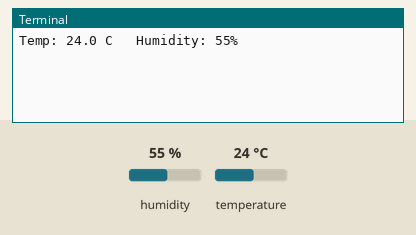
Bench run of a program on a simulated Raspberry Pi (BCM pin numbers). Parts: the last lines printed to the terminal. The inputs (shaded band) are chosen by the test bench; at power-on: humidity 55 %, temperature 24 °C. Web requests get an empty 200 reply after 0.4 s.

Above: at 2.0 s.
2.1 s: humidity set to 22 %
At 7.0 s:
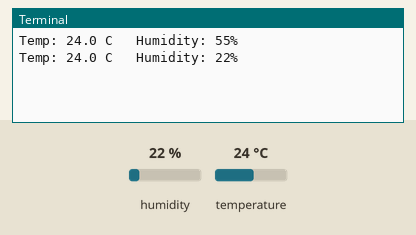
8.1 s: temperature set to 12 °C
At 11.6 s:
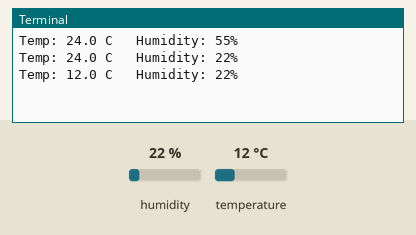
14.1 s: humidity set to 40 %
At 17.3 s:
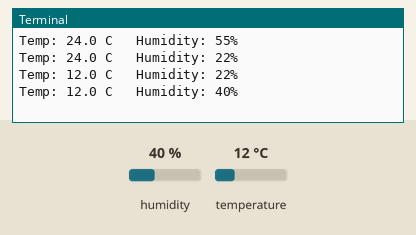
Timing chart, 0 to 18.8 s (numbered marks = the images above; inputs shaded):
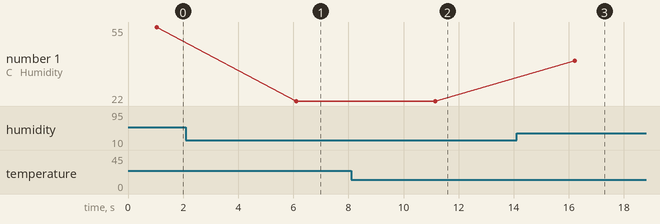

Measured:
- after the input at 2.1 s, the terminal: prints a new line after 4.0 s (image 1)
- after the input at 8.1 s, the terminal: prints a new line after 3.1 s (image 2)
- after the input at 14.1 s, the terminal: prints a new line after 2.1 s (image 3)
- plotted number 1: 55 → 22 after the input at 2.1 s, 22 → 40 after the input at 14.1 s

The program:

ejemplo-enviar-datos-adafruit.io.py
```python
import time
import board
import adafruit_dht
from Adafruit_IO import Client, Feed, RequestError

# Global Variables
AIO_USERNAME    = ""
AIO_KEY         = ""
AIO_TEMP_FEED = "temp"
AIO_HUM_FEED = "hum"


#Initial the dht device, with data pin connected to:
dhtDevice = adafruit_dht.DHT11(board.D13) # depende de donde este conectado el sensor

# Adafruit IO configuration
aio = Client(AIO_USERNAME, AIO_KEY)  # create Adafruit IO REST client instance
hum_feed = aio.feeds(AIO_HUM_FEED)
temp_feed = aio.feeds(AIO_TEMP_FEED)

while True:
    try:
        # Print the values to the serial port
        temperature_c = dhtDevice.temperature
        humidity = dhtDevice.humidity
        print("Temp: {:.1f} C   Humidity: {}% ".format(temperature_c, humidity))
        aio.send(temp_feed.key, temperature_c)
        time.sleep(2)
        aio.send(hum_feed.key, humidity)
    except RuntimeError as error:     # Errors happen fairly often, DHT's are hard to read, just keep going
        print(error.args[0])
    time.sleep(2)
```
